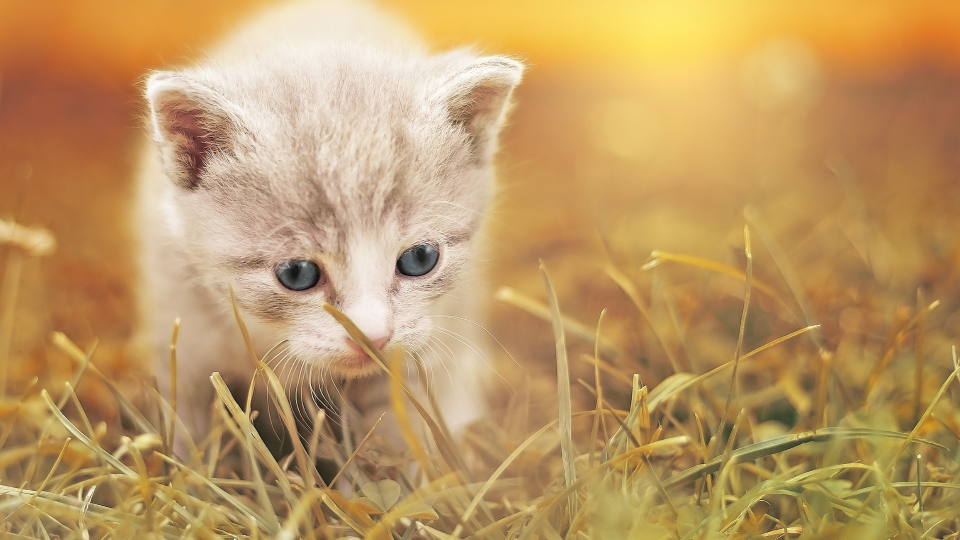
#> input picture opencv/base_use/img/cat1.jpg, 1920 x 1080 px, found by its file name (shown at 1/2 size)
$ jupyter execute pyramid.ipynb
#> lines starting #> are read from the running program, lines starting #| are printed output that depends on the picture
## 图像金字塔

## 高斯金字塔:下采样(缩小)
+ 将G与高斯kernel卷积
$$
\frac{1}{16}
\begin{pmatrix}
1&4&6&4&1\\
4&16&24&16&4\\
6&24&36&24&6\\
4&16&24&16&4\\
1&4&6&4&1\\
\end{pmatrix}
$$
+ 去除偶数行和偶数列

## 高斯金字塔:上采样(放大)
+ 将G扩充为与原来的2倍,用0填充
$$
\begin{pmatrix}
10&30\\
56&96\\
\end{pmatrix}
\Rightarrow
\begin{pmatrix}
10&0&30&0\\
0&0&0&0\\
56&0&96&0\\
0&0&0&0\\
\end{pmatrix}
$$
+ 使用同样的内核(乘以4)与放大后的图像卷积,获得近似值

[cell 1]
import cv2
import numpy as np

[cell 2]
def imshow(name, img):
    cv2.imshow(name, img)
    cv2.waitKey(0)
    cv2.destroyAllWindows()

[cell 3]
img = cv2.imread('.\\img\\cat1.jpg')
#> img is the input picture: shape (1080, 1920, 3); mean B, G, R 100.2, 152.9, 189.8
cat_img = cv2.resize(img, (480, 270))
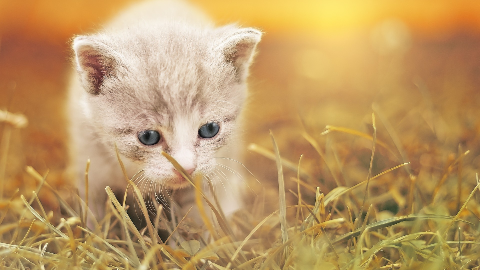
#> cat_img: shape (270, 480, 3); mean B, G, R 100.3, 153, 189.9
print(cat_img.shape)
#| (270, 480, 3)
imshow('cat', cat_img)

[cell 4]
cat_pyrDown = cv2.pyrDown(cat_img)
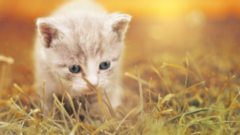
#> cat_pyrDown: shape (135, 240, 3); mean B, G, R 100.4, 153.1, 190.1
print(cat_pyrDown.shape)
#| (135, 240, 3)
imshow('cat_pyrDown', cat_pyrDown)

[cell 5]
cat_pyrUp = cv2.pyrUp(cat_img)
print(cat_pyrUp.shape)
#| (540, 960, 3)
imshow('cat_pyrUp', cat_pyrUp)

## 拉普拉斯金字塔
$$
L_i = G_i - PyrUp(PyrDown(G_i))
$$

[cell 6]
up_down = cv2.pyrDown(cat_pyrUp)
cat_hstack = np.hstack((cat_img, cat_img-up_down))
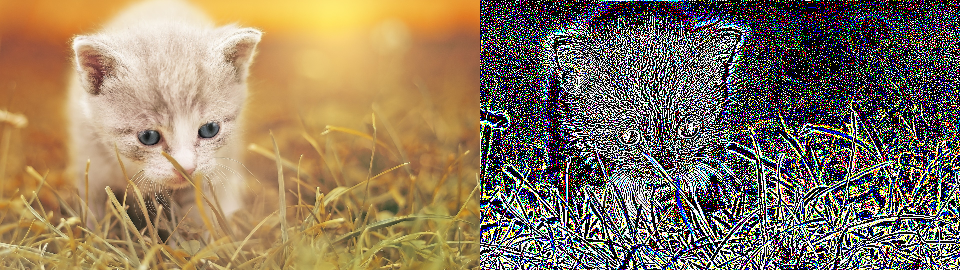
#> cat_hstack: shape (270, 960, 3); mean B, G, R 95, 120.1, 137.9
imshow('LaplacianPyramid', cat_hstack)

$ run again, with opencv/base_use/img/rabbit1.jpg copied over opencv/base_use/img/cat1.jpg
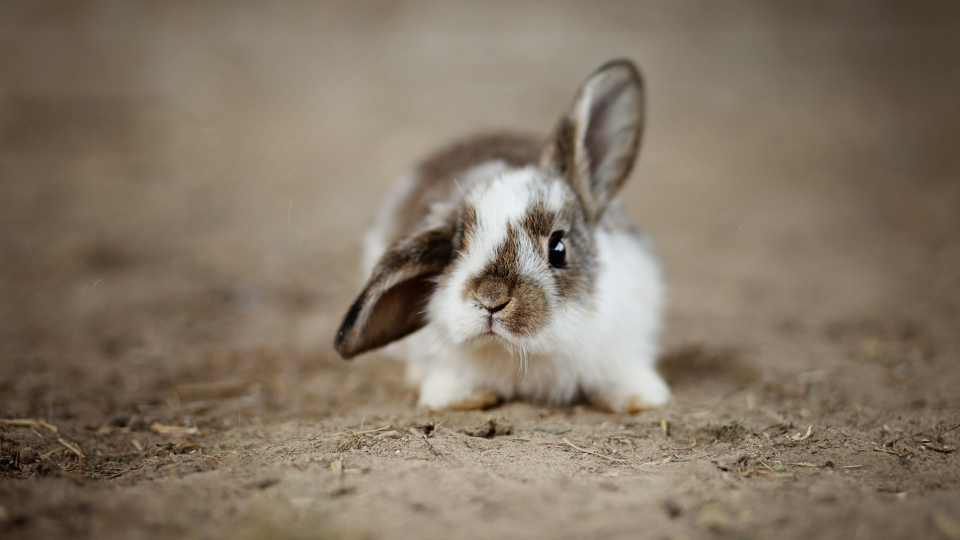
#> input picture opencv/base_use/img/rabbit1.jpg, 1920 x 1080 px, found by its file name (shown at 1/2 size)
#> img is the input picture: shape (1080, 1920, 3); mean B, G, R 101.6, 118.2, 131.8
#| (270, 480, 3)
#> `cat_pyrDown = cv2.pyrDown(cat_img)`:
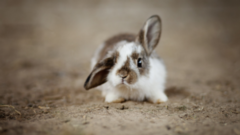
#> cat_pyrDown: shape (135, 240, 3); mean B, G, R 101.7, 118.3, 131.9
#| (135, 240, 3)
#| (540, 960, 3)
#> `cat_hstack = np.hstack((cat_img, cat_img-up_down))`:
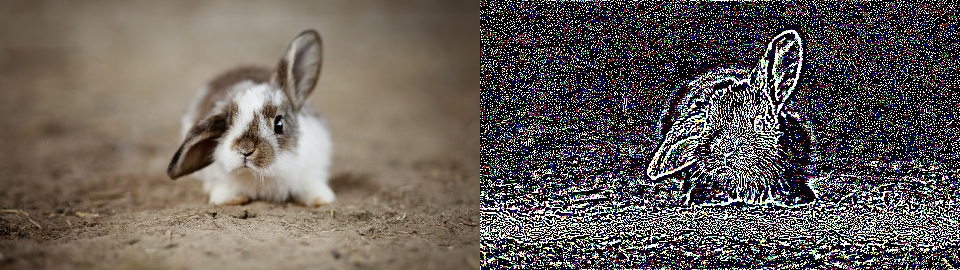
#> cat_hstack: shape (270, 960, 3); mean B, G, R 87.2, 93.7, 100.9
